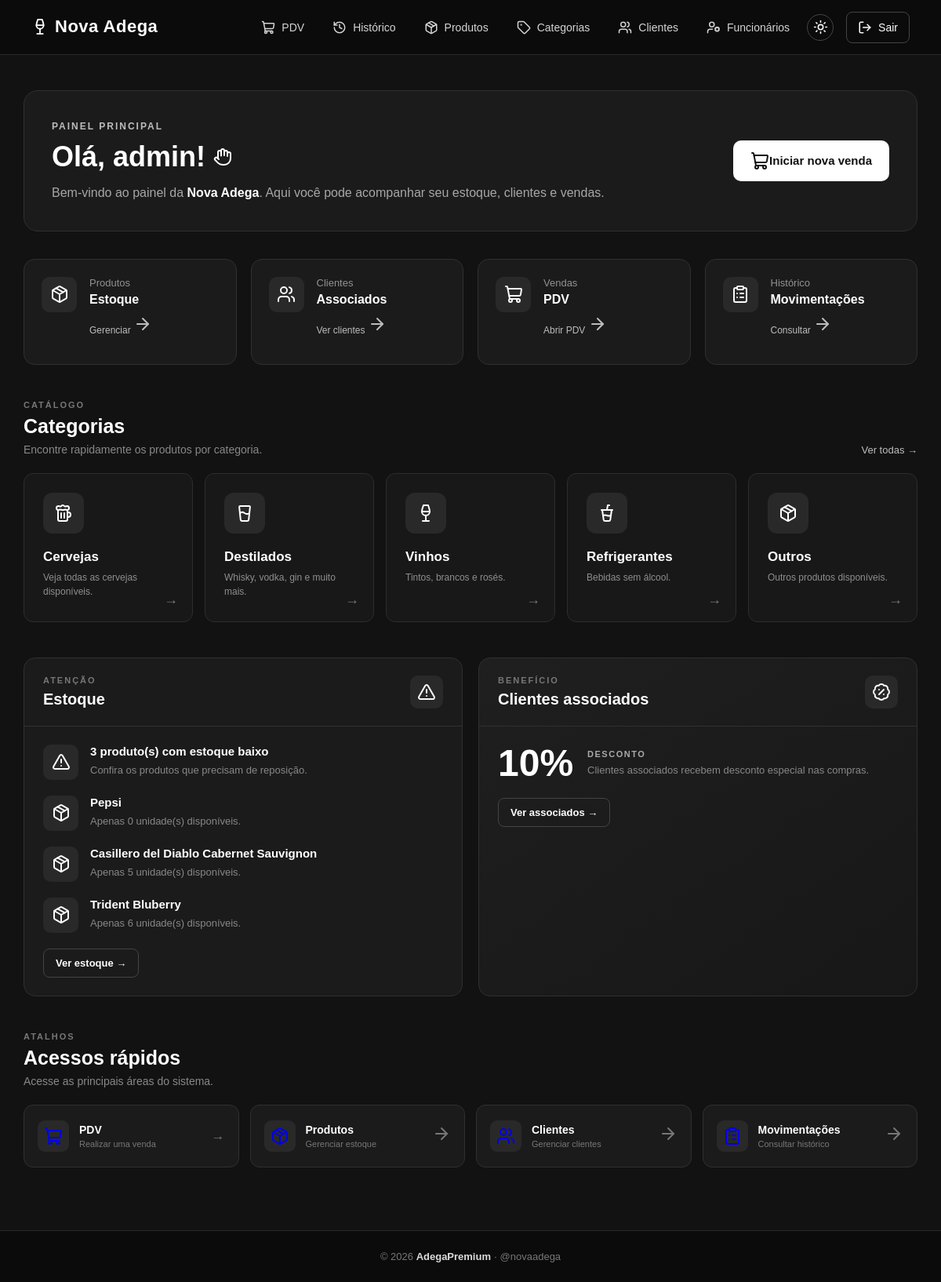
Page / (signed in) on the earlier database version.
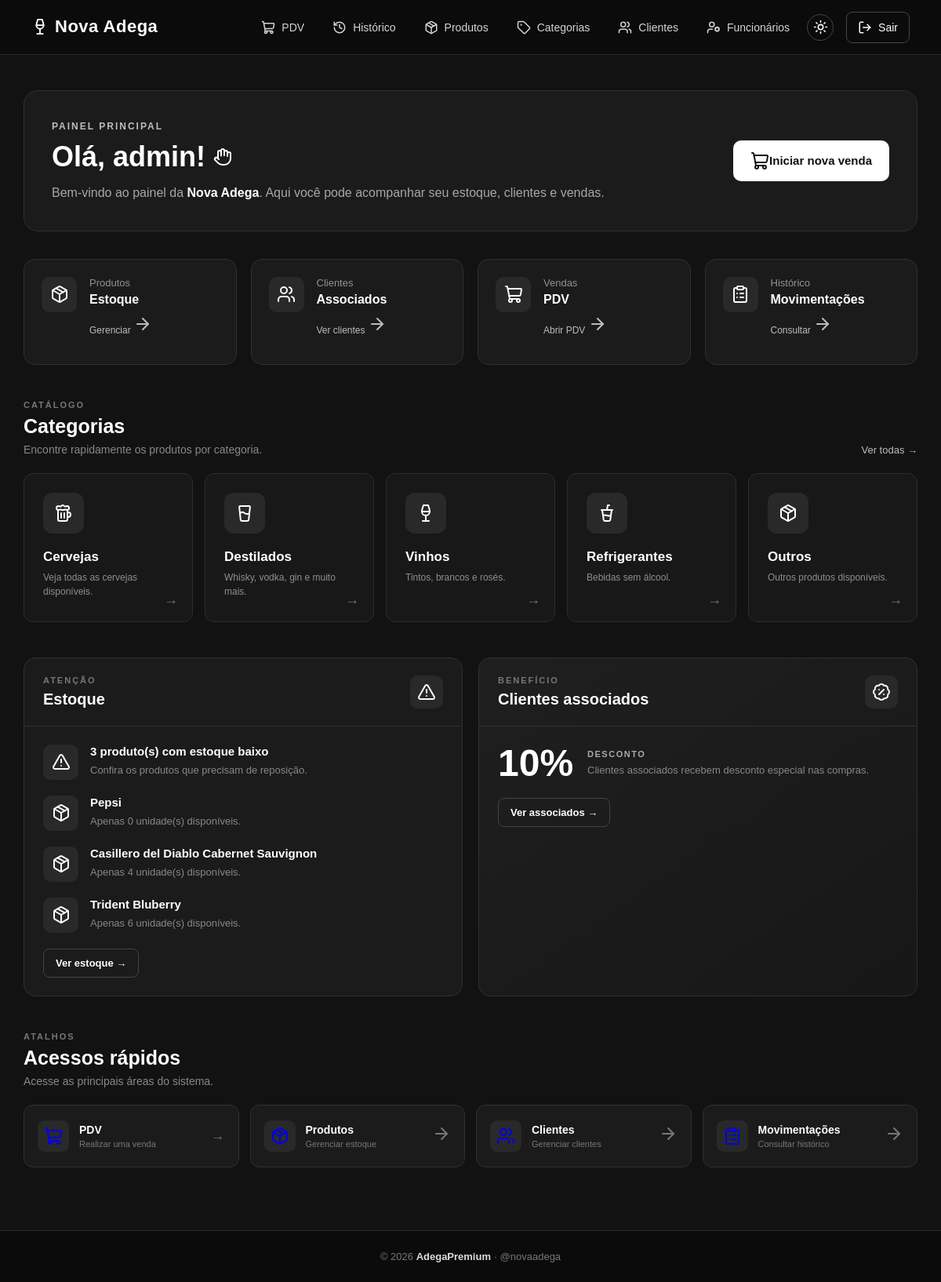
Same page on the later database version.
### app/models/produto.py (models this page shows, shortened)
class Produto(Base):
    __tablename__ = "produtos"
    id = Column(Integer, primary_key=True, autoincrement=True, index=True)
    nome = Column(String(150), nullable=False, index=True)
    preco = Column(Float, nullable=False, default=0.0)
    estoque_atual = Column(Integer, nullable=False, default=0)
    ativo = Column(Boolean, default=True)
    imagem_path = Column(String(255), nullable=True)
    categoria_id = Column(Integer, ForeignKey("categorias.id", ondelete="SET NULL"), nullable=True )
    categoria = relationship("Categoria", back_populates="produtos")

### app/main.py (the view)
@app.get("/")
def tela_inicial(
    request: Request,
    usuario=Depends(get_usuario_opcional),
    db: Session = Depends(get_db)
):
    if usuario is None:
        return templates.TemplateResponse(
            request,
            "index.html",
            {"request": request}
        )
    consulta_estoque_baixo = (
        db.query(Produto)
        .filter(
            Produto.ativo == True,
            Produto.estoque_atual <= 10
        )
        .order_by(Produto.estoque_atual.asc())
    )
    total_estoque_baixo = consulta_estoque_baixo.count()
    produtos_estoque_baixo = (
        consulta_estoque_baixo
        .limit(5)
        .all()
    )
    return templates.TemplateResponse(
        request,
        "home.html",
        {
            "request": request,
            "usuario": usuario,
            "produtos_estoque_baixo": produtos_estoque_baixo,
            "total_estoque_baixo": total_estoque_baixo
        }
    )

### app/templates/home.html (shortened to what the changed rows need)
{% extends "base.html" %}
{% block content %}
<main class="home-container">
    <section class="boas-vindas">
        <div class="boas-vindas-texto">
            <h1>
                Olá, {{ usuario.nome }}!
                <i data-lucide="hand"></i>
            </h1>
        </div>
    </section>
    <section class="secao">
        <div class="titulo-secao">
            <div>
                <h2>Categorias</h2>
            </div>
        </div>
    </section>
    <section class="area-inferior">
        <div class="painel">
            <div class="painel-cabecalho">
                <div>
                    <h2>Estoque</h2>
                </div>
            </div>
            <div class="painel-conteudo">
                {% if total_estoque_baixo > 0 %}
                {% for produto in produtos_estoque_baixo %}
                <div class="estoque-status">
                    <div class="status-icone">
                        <i data-lucide="package"></i>
                    </div>
                    <div>
                        <strong>{{ produto.nome }}</strong>
                        <p>
                            Apenas {{ produto.estoque_atual }}
                            unidade(s) disponíveis.
                        </p>
                    </div>
                </div>
                {% endfor %}
                {% endif %}
            </div>
        </div>
        <div class="painel painel-associados">
            <div class="painel-cabecalho">
                <div>
                    <h2>Clientes associados</h2>
                </div>
            </div>
        </div>
    </section>
    <section class="acessos-rapidos">
        <div class="titulo-secao">
            <div>
                <h2>Acessos rápidos</h2>
            </div>
        </div>
    </section>
</main>
{% endblock %}

Differences in the rows shown:
changed Produto "Casillero del Diablo Cabernet Sauvignon": estoque_atual "5" → "4"
